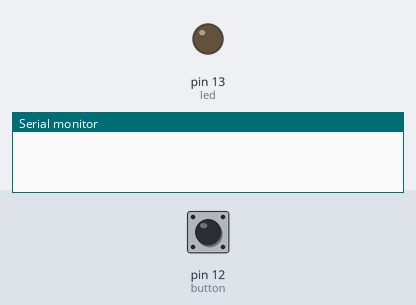
The sketch below on a simulated Arduino Uno, built with avr-gcc and run on an emulated ATmega328P. On the bench: output pins drawn as LEDs (lit = HIGH), the last lines printed to the serial monitor. The inputs (shaded band) are chosen by the test bench; at power-on: pin 12 (button) LOW.

Above: at 1.2 s.
1.3 s: pin 12 (button) pulled HIGH for 0.15 s
At 1.7 s:
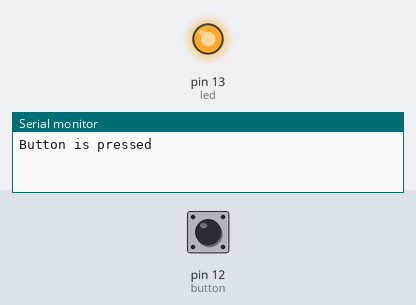
3.3 s: pin 12 (button) pulled HIGH for 3.2 s
At 7.2 s:
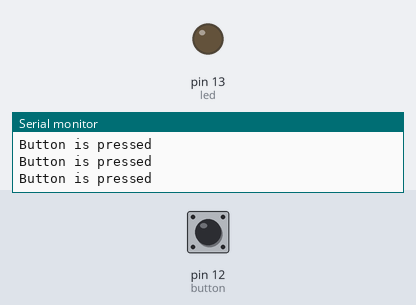
Timing chart, 0 to 8.7 s (numbered marks = the images above; inputs shaded):
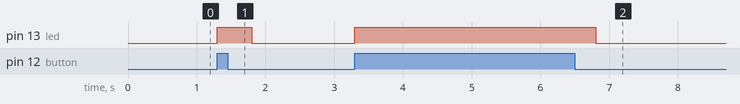

Measured:
- after the input at 1.3 s, pin 13 (led): LOW → HIGH at once, → LOW 0.50 s later
- after the input at 3.3 s, pin 13 (led): LOW → HIGH at once, → LOW 3.5 s later

The sketch:

sk_button_serial.ino
```cpp
int led = 13;
int button = 12;
void setup() {
pinMode(led, OUTPUT);
pinMode(button, INPUT);
Serial.begin(9600);
}
void loop(){

  /*  ---------------------------------
   *   Controlling LED from Keyboard
   *   LED glows when 1 is passed to the serial port
   *   LED turns off when 0 is sent.
   *   You can enter 1 or 0 on the serial monitor
   *   --------------------------- */

//  if(Serial.available() > 0) {
//    char ledState = Serial.read();
//    if(ledState == '1'){
//      digitalWrite(led, HIGH);
//    }
//    if(ledState == '0'){
//      digitalWrite(led, LOW);
//    }
//  }


  /*-------------------------
   * LED glows when the button is pressed and
   * a message is printed on the serial port.
   *---------------------------------- */


  int buttonState = digitalRead(button);
  if ( buttonState == HIGH){
    digitalWrite(led, HIGH);
    Serial.println("Button is pressed");
    delay(500);
  }
  else{
    digitalWrite(led, LOW);
    delay(100);
  }
}
```
